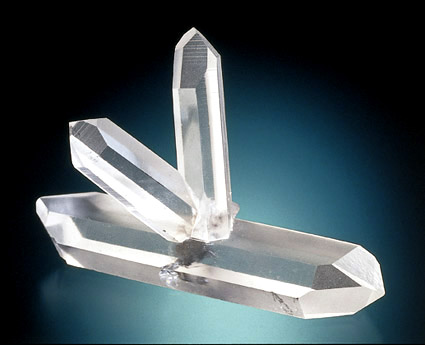
#> input picture CVBVP-Daten/OpenCV-08/Img08c.jpg, 425 x 345 px, found by its file name
$ python prog08_2.py
#> lines starting #> are read from the running program, lines starting #| are printed output that depends on the picture; after the words box and inside, x2 and y2 are one past the last pixel; in counts of white or black regions, pixels touching at a corner belong together
import cv2 as cv
import numpy as np
import math

img08cColor = cv.imread("CVBVP-Daten/OpenCV-08/img08c.jpg")
#> img08cColor is the input picture: shape (345, 425, 3); mean B, G, R 87.4, 82, 68.7
img08c = cv.imread("CVBVP-Daten/OpenCV-08/img08c.jpg", cv.IMREAD_GRAYSCALE)
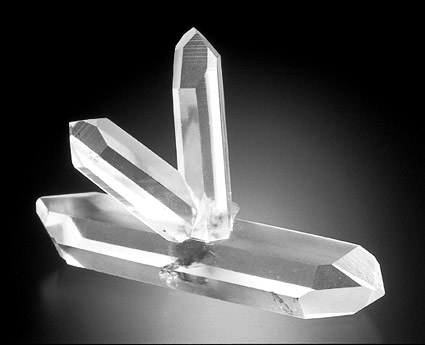
#> img08c: shape (345, 425); min 0, max 255, mean 78.7
img08d = cv.imread("CVBVP-Daten/OpenCV-08/img08d.jpg", cv.IMREAD_GRAYSCALE)
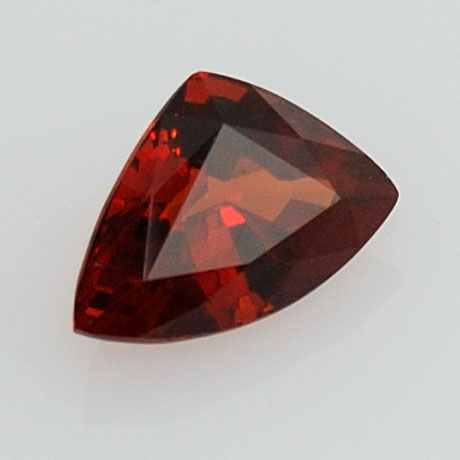
#> input picture CVBVP-Daten/OpenCV-08/Img08d.jpg, 460 x 460 px, found by its file name
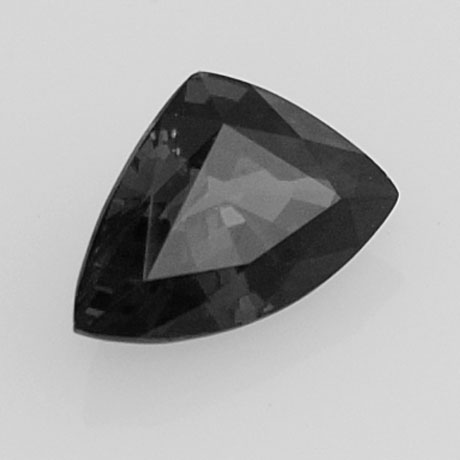
#> img08d: shape (460, 460); min 3, max 246, mean 168.7

canny = cv.Canny(img08c, 100, 200, None, 3)
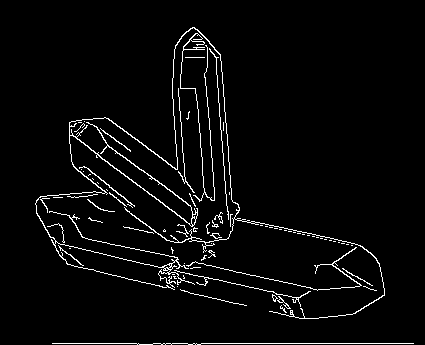
#> canny: shape (345, 425); 3.5% white in thin lines or dots, all inside (x1, y1, x2, y2) = (35, 27, 414, 345)
cv.imshow("canny", canny)
cv.waitKey(0)

lines = cv.HoughLines(canny, 1, np.pi / 180, 80, None, 0, 0)
#> lines = 34 rows, first 8: [343, 1.57], [242, 1.8], [224, 1.8], [65, 2.22], [211, 1.8], [-211, 3.07], [228, 1.78], [54, 2.2]
# Draw the lines
if lines is not None:
    for i in range(0, len(lines)):
        rho = lines[i][0][0]
        theta = lines[i][0][1]
        a = math.cos(theta)
        b = math.sin(theta)
        x0 = a * rho
        y0 = b * rho
        pt1 = (int(x0 + 1000 * (-b)), int(y0 + 1000 * (a)))
        pt2 = (int(x0 - 1000 * (-b)), int(y0 - 1000 * (a)))
        cv.line(img08cColor, pt1, pt2, (0, 0, 255), 3, cv.LINE_AA)
#> this loop made 34 passes
#> (rho, theta, a, b, x0, y0, pt1, pt2) on passes 1 to 10: (343, 1.57, -4.37e-08, 1, -1.5e-05, 343, (-1000, 342), (999, 343)), (242, 1.8, -0.225, 0.974, -54.44, 235.8, (-1028, 10), (919, 460)), (224, 1.8, -0.225, 0.974, -50.39, 218.3, (-1024, -6), (923, 443)), (65, 2.22, -0.602, 0.799, -39.12, 51.91, (-837, -549), (759, 653)), (211, 1.8, -0.225, 0.974, -47.46, 205.6, (-1021, -19), (926, 430)), (-211, 3.07, -0.998, 0.0698, 210.5, -14.72, (140, -1012), (280, 982)), (228, 1.78, -0.208, 0.978, -47.4, 223, (-1025, 15), (930, 430)), (54, 2.2, -0.588, 0.809, -31.74, 43.69, (-840, -544), (777, 631)), (-197, 3.05, -0.996, 0.0872, 196.3, -17.17, (109, -1013), (283, 979)), (-200, 3.07, -0.998, 0.0698, 199.5, -13.95, (129, -1011), (269, 983))
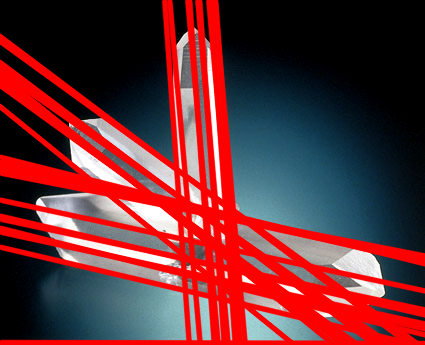
#> img08cColor: shape (345, 425, 3); mean B, G, R 50.7, 46, 106.5

cv.imshow("lines", img08cColor)
cv.waitKey(0)
